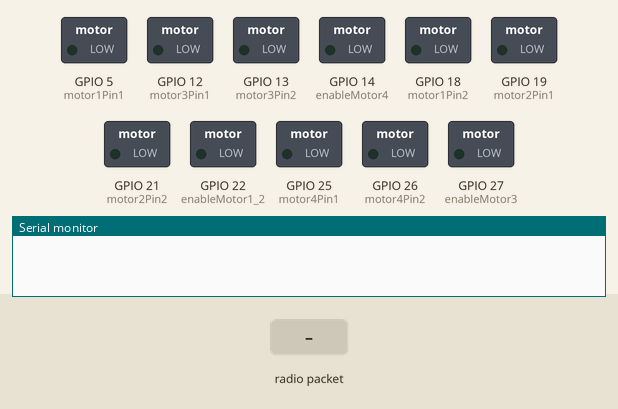
The sketch below on a simulated ESP32. Shown: switched loads named in the sketch (green lamp = pin HIGH), the last lines printed to the serial monitor. The inputs (shaded band) are chosen by the test bench. No radio packets arrive unless stated.

Above: at 1.2 s.
1.3 s: radio packet "1" arrives
At 3.5 s:
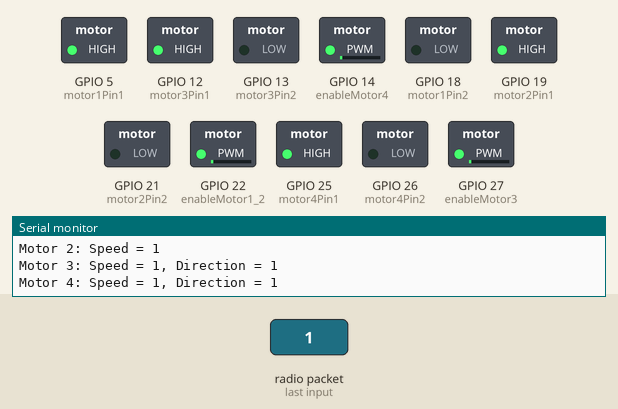
3.8 s: radio packet "5" arrives
At 5.4 s:
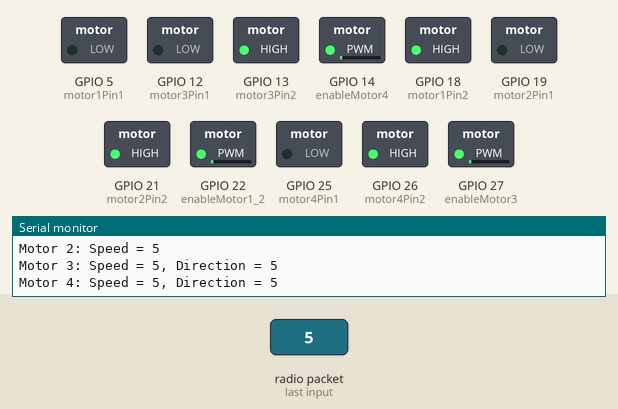
6.3 s: radio packet "90" arrives
At 8.5 s:
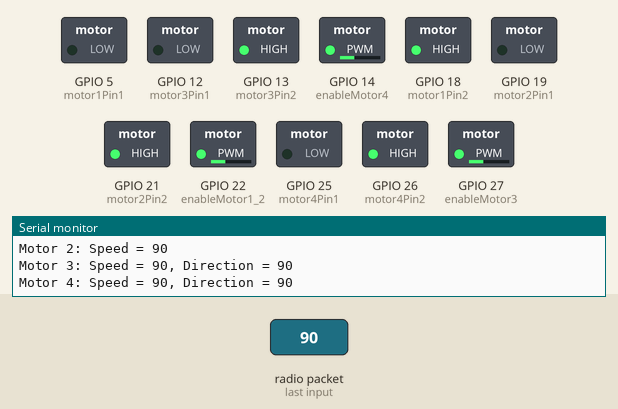
8.8 s: radio packet "200" arrives
At 10.4 s:
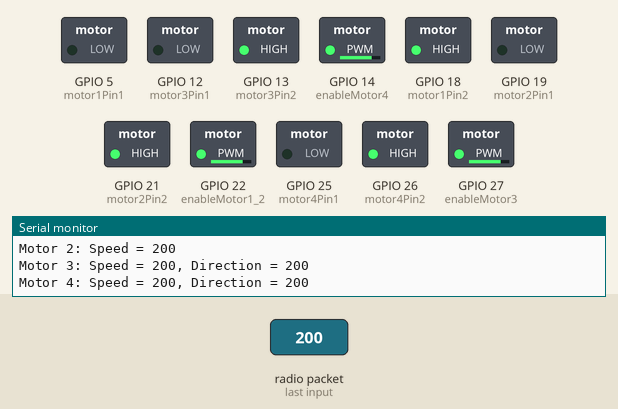
Timing chart, 0 to 11.9 s (numbered marks = the images above; inputs shaded):
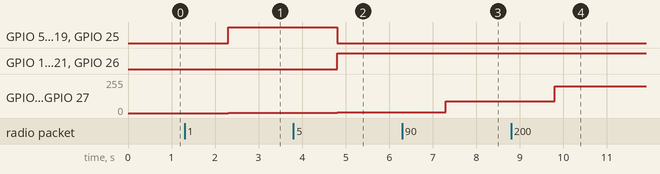

The sketch:

VIT_remote_rx_lora.ino
```cpp
#include <LoRa.h>

// Motor 1 & 2 pins (controlled together for a vehicle)
int motor1Pin1 = 5;    // Motor 1 forward
int motor1Pin2 = 18;   // Motor 1 backward
int motor2Pin1 = 19;   // Motor 2 forward
int motor2Pin2 = 21;   // Motor 2 backward
int enableMotor1_2 = 22; // Speed (PWM) for Motors 1 & 2

// Motor 3 pins (controlled independently)
int motor3Pin1 = 12;   // Motor 3 forward
int motor3Pin2 = 13;   // Motor 3 backward
int enableMotor3 = 27; // Speed (PWM) for Motor 3

// Motor 4 pins (controlled independently)
int motor4Pin1 = 25;   // Motor 4 forward
int motor4Pin2 = 26;   // Motor 4 backward
int enableMotor4 = 14; // Speed (PWM) for Motor 4

void setup() {
  Serial.begin(9600);
  LoRa.begin(915E6);  // Set frequency to match the transmitter

  // Set motor pins as outputs
  pinMode(motor1Pin1, OUTPUT);
  pinMode(motor1Pin2, OUTPUT);
  pinMode(enableMotor1_2, OUTPUT);

  pinMode(motor2Pin1, OUTPUT);
  pinMode(motor2Pin2, OUTPUT);

  pinMode(motor3Pin1, OUTPUT);
  pinMode(motor3Pin2, OUTPUT);
  pinMode(enableMotor3, OUTPUT);

  pinMode(motor4Pin1, OUTPUT);
  pinMode(motor4Pin2, OUTPUT);
  pinMode(enableMotor4, OUTPUT);
}

void loop() {
  int packetSize = LoRa.parsePacket();
  if (packetSize) {
    // Receive data as a string (format: speed1,dir1,speed2,speed3,dir3,speed4,dir4)
    String receivedData = LoRa.readString();

    // Parse the received values
    int firstDelimiter = receivedData.indexOf(',');
    int secondDelimiter = receivedData.indexOf(',', firstDelimiter + 1);
    int thirdDelimiter = receivedData.indexOf(',', secondDelimiter + 1);
    int fourthDelimiter = receivedData.indexOf(',', thirdDelimiter + 1);
    int fifthDelimiter = receivedData.indexOf(',', fourthDelimiter + 1);
    int sixthDelimiter = receivedData.indexOf(',', fifthDelimiter + 1);
    int seventhDelimiter = receivedData.indexOf(',', sixthDelimiter + 1);

    int motorSpeed1 = receivedData.substring(0, firstDelimiter).toInt();
    int motorDirection1_2 = receivedData.substring(firstDelimiter + 1, secondDelimiter).toInt();
    int motorSpeed2 = receivedData.substring(secondDelimiter + 1, thirdDelimiter).toInt();

    int motorSpeed3 = receivedData.substring(thirdDelimiter + 1, fourthDelimiter).toInt();
    int motorDirection3 = receivedData.substring(fourthDelimiter + 1, fifthDelimiter).toInt();

    int motorSpeed4 = receivedData.substring(fifthDelimiter + 1, sixthDelimiter).toInt();
    int motorDirection4 = receivedData.substring(sixthDelimiter + 1).toInt();

    // Control Motor 1
    analogWrite(enableMotor1_2, motorSpeed1);  // Speed control for Motor 1 & 2
    if (motorDirection1_2 == 1) {
      digitalWrite(motor1Pin1, HIGH);
      digitalWrite(motor1Pin2, LOW);
    } else {
      digitalWrite(motor1Pin1, LOW);
      digitalWrite(motor1Pin2, HIGH);
    }

    // Control Motor 2
    if (motorDirection1_2 == 1) {
      digitalWrite(motor2Pin1, HIGH);
      digitalWrite(motor2Pin2, LOW);
    } else {
      digitalWrite(motor2Pin1, LOW);
      digitalWrite(motor2Pin2, HIGH);
    }

    // Control Motor 3
    analogWrite(enableMotor3, motorSpeed3);
    if (motorDirection3 == 1) {
      digitalWrite(motor3Pin1, HIGH);
      digitalWrite(motor3Pin2, LOW);
    } else {
      digitalWrite(motor3Pin1, LOW);
      digitalWrite(motor3Pin2, HIGH);
    }

    // Control Motor 4
    analogWrite(enableMotor4, motorSpeed4);
    if (motorDirection4 == 1) {
      digitalWrite(motor4Pin1, HIGH);
      digitalWrite(motor4Pin2, LOW);
    } else {
      digitalWrite(motor4Pin1, LOW);
      digitalWrite(motor4Pin2, HIGH);
    }

    // Debugging output
    Serial.print("Motor 1: Speed = ");
    Serial.print(motorSpeed1);
    Serial.print(", Direction = ");
    Serial.println(motorDirection1_2);

    Serial.print("Motor 2: Speed = ");
    Serial.println(motorSpeed2);

    Serial.print("Motor 3: Speed = ");
    Serial.print(motorSpeed3);
    Serial.print(", Direction = ");
    Serial.println(motorDirection3);

    Serial.print("Motor 4: Speed = ");
    Serial.print(motorSpeed4);
    Serial.print(", Direction = ");
    Serial.println(motorDirection4);
  }
}
```

Measured:
- after the input at 1.3 s, GPIO 5 (motor1Pin1), GPIO 12 (motor3Pin1), GPIO 19 (motor2Pin1), GPIO 25 (motor4Pin1): LOW → HIGH after 1.0 s; GPIO 14 (enableMotor4), GPIO 22 (enableMotor1_2), GPIO 27 (enableMotor3): 0/255 → 1/255 after 1.0 s
- after the input at 3.8 s, GPIO 5 (motor1Pin1), GPIO 12 (motor3Pin1), GPIO 19 (motor2Pin1), GPIO 25 (motor4Pin1): HIGH → LOW after 1.0 s; GPIO 13 (motor3Pin2), GPIO 18 (motor1Pin2), GPIO 21 (motor2Pin2), GPIO 26 (motor4Pin2): LOW → HIGH after 1.0 s; GPIO 14 (enableMotor4), GPIO 22 (enableMotor1_2), GPIO 27 (enableMotor3): 1/255 → 5/255 after 1.0 s
- after the input at 6.3 s, GPIO 14 (enableMotor4), GPIO 22 (enableMotor1_2), GPIO 27 (enableMotor3): 5/255 → 90/255 after 1.0 s
- after the input at 8.8 s, GPIO 14 (enableMotor4), GPIO 22 (enableMotor1_2), GPIO 27 (enableMotor3): 90/255 → 200/255 after 1.0 s
